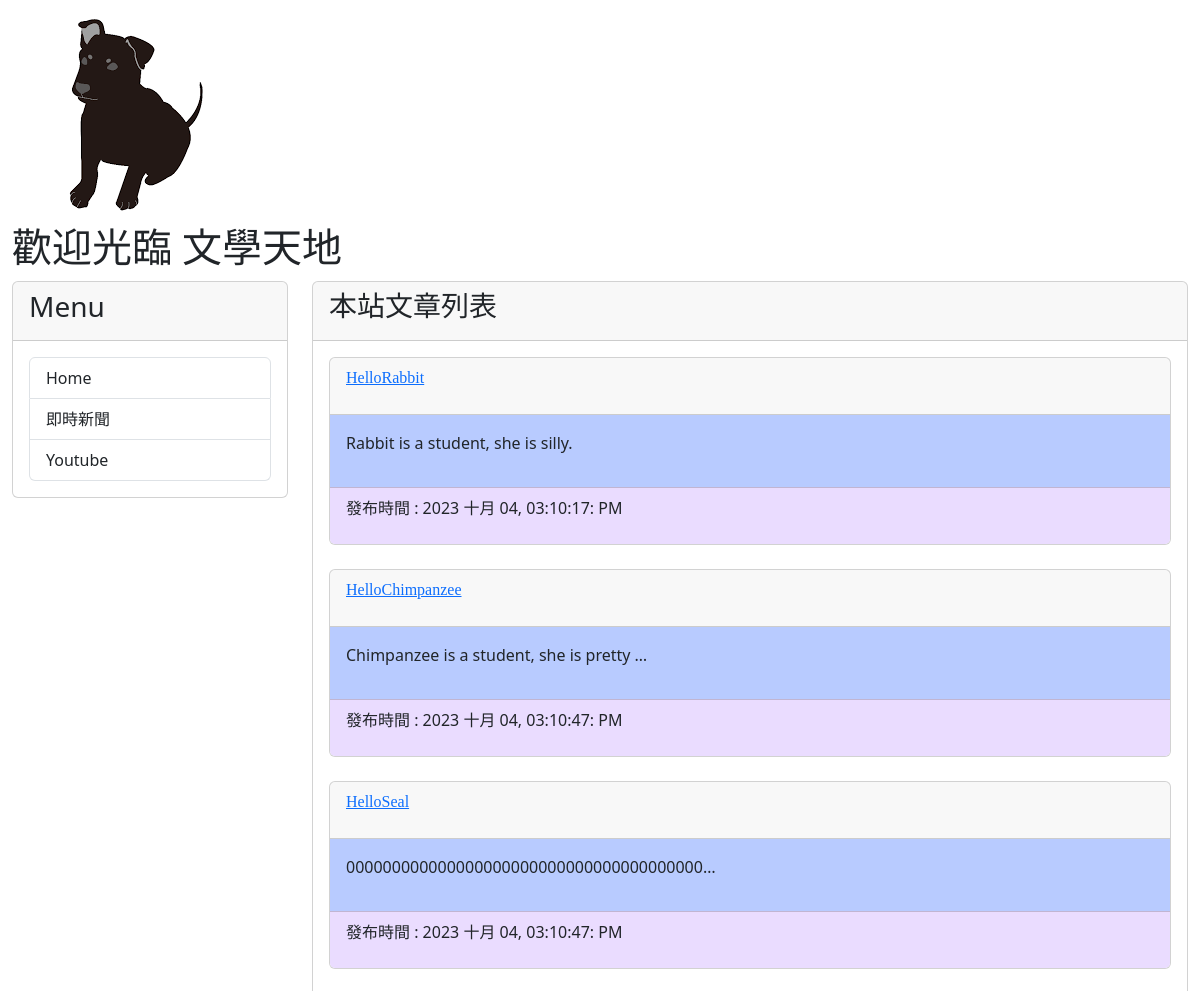
Before: / (upper part) with the older database file.
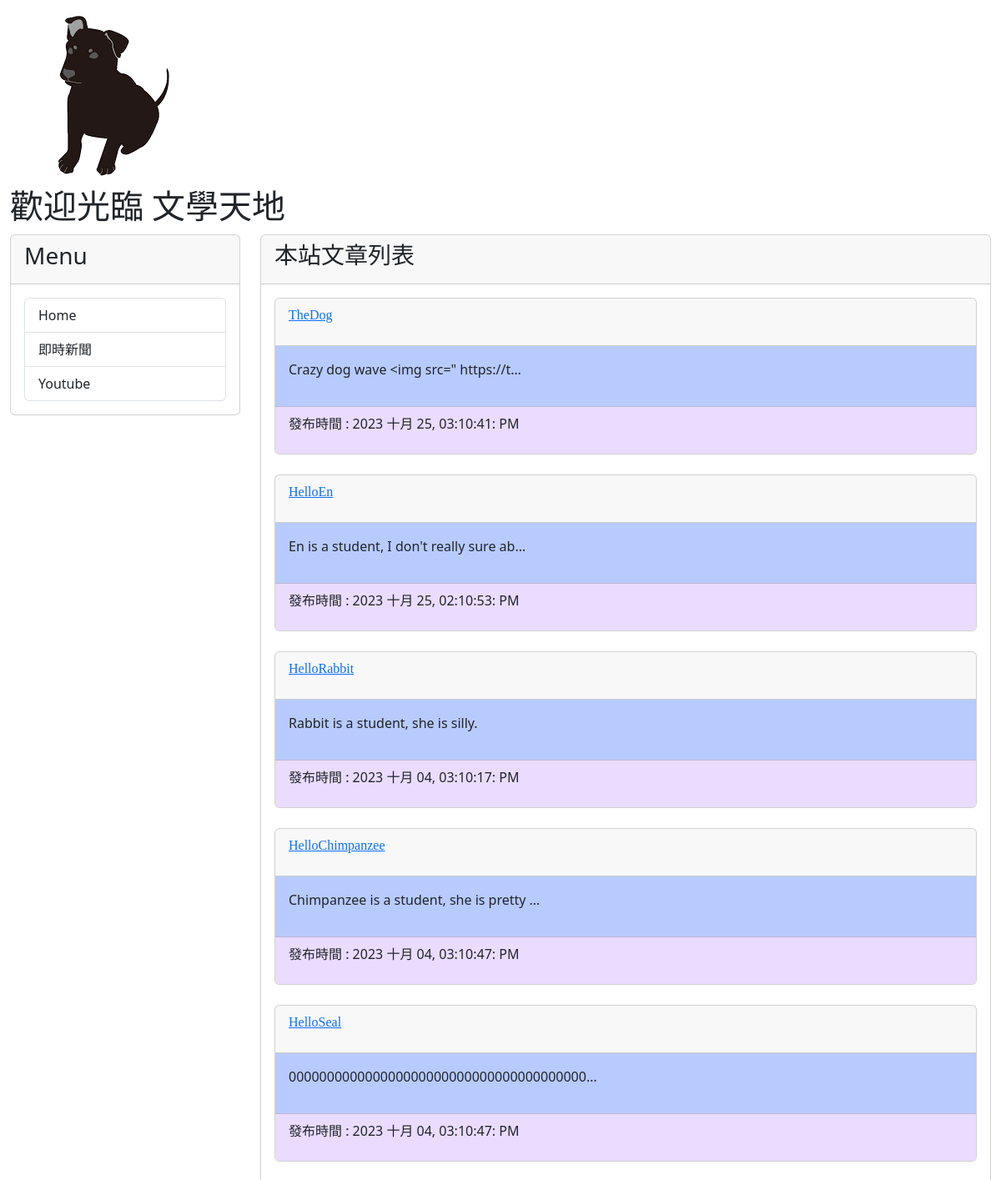
After: the same page with the newer database file.
### mysite/models.py (models this page shows, shortened)
class Post(models.Model):
    title = models.CharField(max_length = 200)
    slug = models.CharField(max_length = 200)
    body = models.TextField()
    pub_date = models.DateTimeField(auto_now_add=True)
    class Meta:
        ordering = ('-pub_date', )

### mysite/views.py (the view)
# urls.py: path('',mv.homepage, name='homepage'),
def homepage(request):
    posts = Post.objects.all()
    now = datetime.now()
    return render(request, 'index.html' , locals())

### templates/index.html (shortened to what this page needs)
{% extends "base2.html" %}
{% block headmessage %}<h3 style = 'font-family:標楷體';>本站文章列表</a>{% endblock headmessage %}
{% block content %}
{% for post in posts %}
<div class="card">
    <div class="card-header">
        <p style="font-family:微軟正黑體";font-size:14pt;font-weight:bold>
            <a href="/post/{{post.slug}}">{{post.title}}</a>
        </p>
    </div>
    <div class="card-body" style='background-color:#B8CBFF'>
        <p>
            {{post.body | truncatechars:40}}
        </p>
    </div>
    <div class="card-footer" style='background-color:#EADCFF'>
        <p>
            發布時間 : {{post.pub_date | date:"Y M d, h:m:s: A"}}
        </p>
    </div>
</div>
<br>
{% endfor %}
{% endblock content %}

Changed rows visible on the page:
added Post: title "TheDog", body "Crazy dog wave <img src=\" https://t…", pub_date "2023 十月 25, 03:10:41: PM"
added Post: title "HelloEn", body "En is a student, I don't really sure ab…", pub_date "2023 十月 25, 02:10:53: PM"
